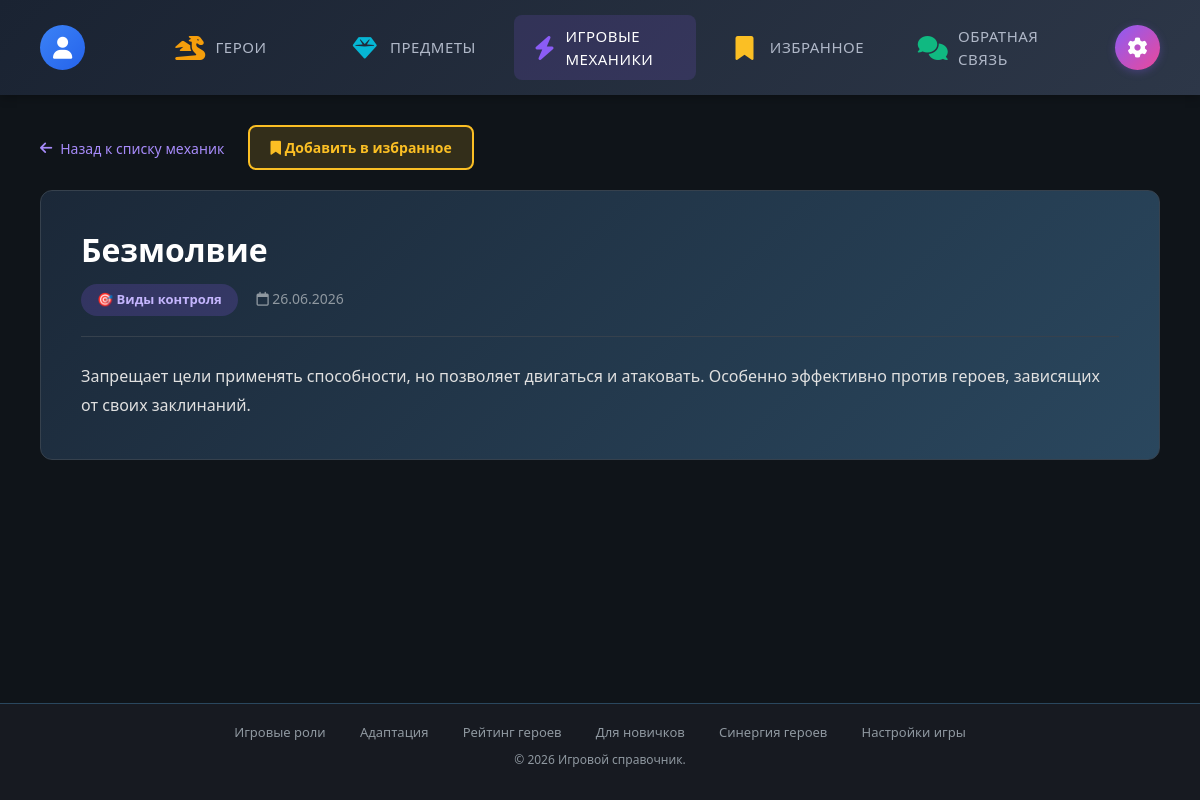
Page /sections/mechanics/mechanic.php?id=3 (signed in) on the committed database.
### tables this page shows
CREATE TABLE IF NOT EXISTS game_mechanic (
  id_game_mechanic INT AUTO_INCREMENT PRIMARY KEY,
  title VARCHAR(255) NOT NULL,
  category VARCHAR(100) NOT NULL,
  content TEXT NOT NULL,
  created_date DATETIME DEFAULT CURRENT_TIMESTAMP
);

### sections/mechanics/mechanic.php (the view, shortened to what this page needs)
<?php
$pdo = getDB();
$id = $_GET['id'] ?? 0;
$category = $_GET['category'] ?? '';
$from = $_GET['from'] ?? '';
$stmt = $pdo->prepare("SELECT * FROM game_mechanic WHERE id_game_mechanic = ?");
$stmt->execute([$id]);
$mechanic = $stmt->fetch();
$isFavorite = false;
if ($from === 'favorites') {
    $backLink = BASE_URL . '/account/favorites.php';
    $backText = 'Назад к избранному';
} else {
    $validTacticsCategories = ['Основа (1-3 позиция)', 'Поддержка (4-5 позиция)'];
    $mechanicCategory = $mechanic['category'] ?? '';
    $backLink = in_array($mechanicCategory, $validTacticsCategories) ? BASE_URL . '/sections/roles/tactics.php' : BASE_URL . '/sections/mechanics/mechanics.php';
    $backText = in_array($mechanicCategory, $validTacticsCategories)
        ? 'Назад к разделу Функциональные роли игроков'
        : 'Назад к списку механик';
}
$categoryEmojis = [
    'Виды контроля' => '🎯',
    'Типы урона' => '💥',
    'Защитные механики' => '🛡️',
    'Основа (1-3 позиция)' => '🛡️',
    'Поддержка (4-5 позиция)' => '💚'
];
require_once __DIR__ . '/../../includes/header.php';
?>
<div id="top">
    <a href="<?= $backLink ?><?= $category && $from !== 'favorites' ? '?category=' . urlencode($category) : '' ?>" class="back-btn">
        <i class="fas fa-arrow-left"></i><?= $backText ?>
    </a>
    <button id="favBtn" class="fav-btn" onclick="toggleFavorite('mechanic', <?= $id ?>)" style="background: <?= $isFavorite ? 'rgba(251,191,36,0.3)' : 'rgba(251,191,36,0.15)' ?>;">
        <i class="fas <?= $isFavorite ? 'fa-star' : 'fa-bookmark' ?>"></i> <?= $isFavorite ? 'В избранном' : 'Добавить в избранное' ?>
    </button>
    <div class="mechanic-detail">
        <h1><?= htmlspecialchars($mechanic['title']) ?></h1>
        <div class="meta">
            <span class="category-badge">
                <?= $categoryEmojis[$mechanic['category']] ?? '' ?> <?= htmlspecialchars($mechanic['category']) ?>
            </span>
            <span><i class="far fa-calendar"></i> <?= date('d.m.Y', strtotime($mechanic['created_date'])) ?></span>
        </div>
        <div class="content"><?= nl2br(htmlspecialchars($mechanic['content'])) ?></div>
    </div>
</div>
<?php require_once __DIR__ . '/../../includes/footer.php'; ?>

### css/style.css (style rules this page uses)
* { margin: 0; padding: 0; box-sizing: border-box; }
body { background: #0f1419; color: #e0e0e0; font-family: 'Segoe UI', Tahoma, Geneva, Verdana, sans-serif; min-height: 100vh; display: flex; flex-direction: column; padding-bottom: 80px; }
.back-btn { display: inline-flex; align-items: center; gap: 8px; color: #8f98a0; text-decoration: none; margin-bottom: 20px; font-size: 14px; transition: color 0.2s; padding: 8px 0; }
.back-btn i { font-size: 14px; }
#top { display: block; width: 100%; }
.mechanic-detail { background: linear-gradient(135deg, #1b2838 0%, #2a475e 100%); border: 1px solid #36414d; border-radius: 12px; padding: 40px; }
.mechanic-detail h1 { color: #fff; font-size: 32px; margin-bottom: 15px; font-weight: 700; }
.mechanic-detail .meta { color: #8f98a0; font-size: 14px; margin-bottom: 25px; padding-bottom: 20px; border-bottom: 1px solid #36414d; }
.mechanic-detail .category-badge { display: inline-block; background: rgba(139,92,246,0.2); color: #c4b5fd; padding: 6px 16px; border-radius: 20px; font-size: 13px; font-weight: 600; margin-right: 15px; }
.mechanic-detail .content { color: #e0e0e0; font-size: 16px; line-height: 1.8; white-space: pre-wrap; }
.back-btn { display: inline-flex; align-items: center; gap: 8px; color: #a78bfa; text-decoration: none; margin-bottom: 20px; font-size: 14px; transition: color 0.2s; }
.fav-btn { border: 2px solid #fbbf24;color: #fbbf24;padding: 10px 20px;border-radius: 8px;cursor: pointer;font-weight: 600;margin: 0 0 20px 20px; transition: all 0.3s;font-size: 14px; }

### includes/header.php (style rules this page uses)
html { overflow-y: scroll; }

### rows in the picture
game_mechanic: category "Назад к списку механик", title "Безмолвие", category "🎯", category "Виды контроля", created_date "26.06.2026", content "Запрещает цели применять способности, но позволяет двигаться и атаковать. Особенно эффективно против героев, зависящих от своих заклинаний."
